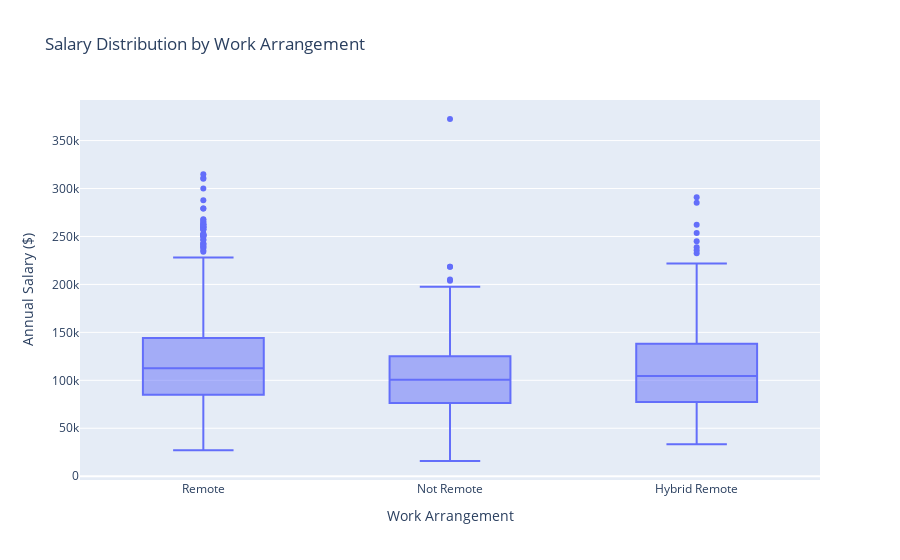

Notebook code for this chart:
### Markdown cell above
### Code block for eda.qmd: 
#### 5.1.1 Salary by Remote Work Type

### Code cell
# 5.1.1 Visual - Compensation
import plotly.express as px
import pandas as pd

values_to_exclude = ['Unknown', '[None]']
df_filtered = df[~df['REMOTE_TYPE_NAME'].isin(values_to_exclude)]

fig1 = px.box(
    df_filtered,
    x="REMOTE_TYPE_NAME",
    y="SALARY",
    title="Salary Distribution by Work Arrangement",
    labels={"REMOTE_TYPE_NAME": "Work Arrangement", "SALARY": "Annual Salary ($)"}
)
fig1.show()
fig1.write_image("figures/salary_by_work_arrangement.png", scale=2)

### Figure 1 — Plotly figure (JSON) as saved in the notebook; plotly's stock layout.template omitted (floating-point values rounded to 4 significant figures; data arrays with more than 128 entries replaced by an {"elided": "..."} marker saying what was removed)
{"data": [{"alignmentgroup": "True", "hovertemplate": "Work Arrangement=%{x}<br>Annual Salary ($)=%{y}<extra></extra>", "legendgroup": "", "marker": {"color": "#636efa"}, "name": "", "notched": false, "offsetgroup": "", "orientation": "v", "showlegend": false, "type": "box", "x": {"elided": "11040 str values"}, "x0": " ", "xaxis": "x", "y": {"elided": "11040 float values"}, "y0": " ", "yaxis": "y"}], "layout": {"boxmode": "group", "legend": {"tracegroupgap": 0}, "title": {"text": "Salary Distribution by Work Arrangement"}, "xaxis": {"anchor": "y", "domain": [0, 1], "title": {"text": "Work Arrangement"}}, "yaxis": {"anchor": "x", "domain": [0, 1], "title": {"text": "Annual Salary ($)"}}}}
